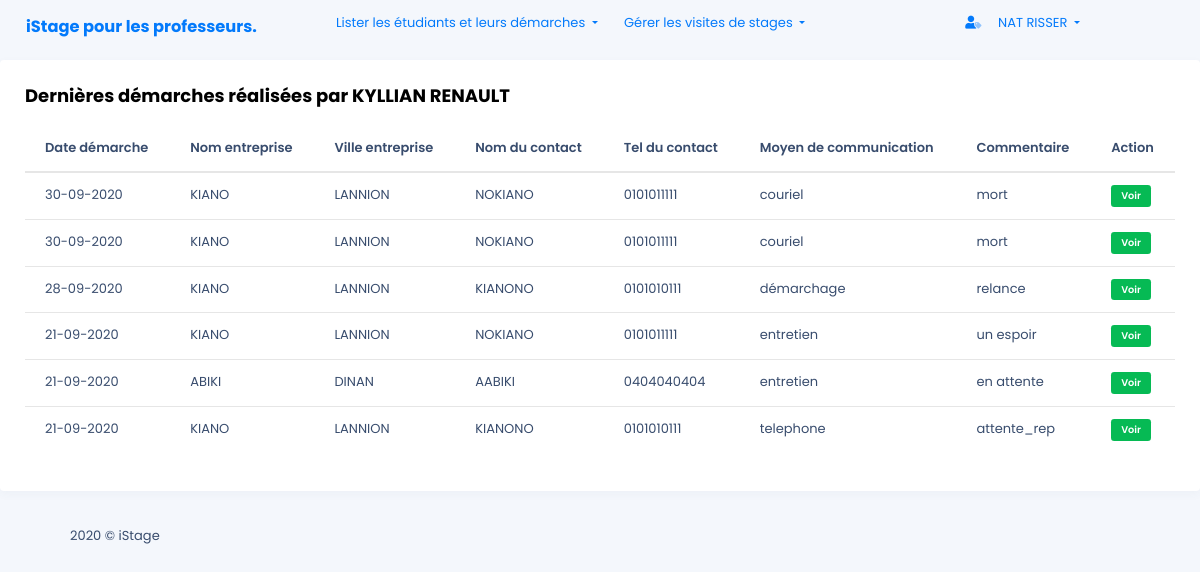
The page /front_end/lister_demarches_prof.php/?id=1 (signed in) on the database its author committed.
### tables this page shows
CREATE TABLE IF NOT EXISTS ETUDIANT
 (
   ID_ETUDIANT SMALLINT  AUTO_INCREMENT ,
   ID_PROF SMALLINT NOT NULL  ,
   ID_CLASSE INTEGER NOT NULL  ,
   ID_SPECIALITE SMALLINT NOT NULL  ,
   NOM_ETUDIANT CHAR(32) NOT NULL  ,
   PRENOM_ETUDIANT CHAR(32) NOT NULL  ,
   ADR_ETUDIANT CHAR(32) NOT NULL  ,
   CP_ETUDIANT CHAR(5) NOT NULL  ,
   VILLE_ETUDIANT CHAR(32) NOT NULL  ,
   EMAIL CHAR(32) NOT NULL  ,
   TEL_ETUDIANT CHAR(10) NOT NULL ,
   MDP VARCHAR(100) NOT NULL
   , PRIMARY KEY (ID_ETUDIANT) 
 );

CREATE TABLE IF NOT EXISTS SALARIE
 (
   ID_SALARIE SMALLINT  AUTO_INCREMENT ,
   ID_ENTREPRISE SMALLINT NOT NULL  ,
   NOM_SALARIE CHAR(32) NOT NULL  ,
   PRENOM_SALARIE CHAR(32) NOT NULL  ,
   TEL_SALARIE CHAR(10) NOT NULL  ,
   EMAIL_SALARIE CHAR(32) NOT NULL  
   , PRIMARY KEY (ID_SALARIE) 
 );

CREATE TABLE IF NOT EXISTS DEMARCHE
 (
   ID_DEMARCHE SMALLINT AUTO_INCREMENT ,
   ID_ETUDIANT SMALLINT NOT NULL  ,
   ID_MOYEN SMALLINT NOT NULL  ,
   ID_SALARIE SMALLINT NOT NULL  ,
   DATE_DEMARCHE DATETIME NOT NULL  ,
   COMMENTAIRE CHAR(255) NOT NULL  
   , PRIMARY KEY (ID_DEMARCHE) 
 );

CREATE TABLE IF NOT EXISTS ENTREPRISE
 (
   ID_ENTREPRISE SMALLINT AUTO_INCREMENT ,
   NOM_ENTREPRISE CHAR(32) NOT NULL  ,
   ADRESSE_ENTREPRISE CHAR(255) NOT NULL  ,
   CP_ENTREPRISE CHAR(5) NOT NULL  ,
   VILLE_ENTREPRISE CHAR(32) NOT NULL  ,
   TEL_ENTREPRISE CHAR(10) NOT NULL  ,
   EMAIL_ENTREPRISE CHAR(32) NOT NULL  ,
   REFUS_ANNEESIO1 BOOLEAN NOT NULL DEFAULT FALSE ,
   REFUS_ANNEE_SIO2 BOOLEAN NOT NULL  DEFAULT FALSE
   , PRIMARY KEY (ID_ENTREPRISE) 
 );

CREATE TABLE IF NOT EXISTS MOYENCOM
 (
   ID_MOYEN SMALLINT AUTO_INCREMENT ,
   LIBELLE_MOYEN CHAR(32) NOT NULL  
   , PRIMARY KEY (ID_MOYEN) 
 );

### back_end/show-dem-prof.php (called while the page is built, shortened)
<?php
function demarches($id_etudiant, $db)
{
    $stmt = $db->prepare(
        "SELECT DATE_DEMARCHE, NOM_ENTREPRISE,VILLE_ENTREPRISE, NOM_SALARIE,
           TEL_SALARIE ,COMMENTAIRE, LIBELLE_MOYEN, ID_ETUDIANT, ID_DEMARCHE
        FROM salarie,demarche,entreprise,moyencom
        WHERE MOYENCOM.ID_MOYEN=DEMARCHE.ID_MOYEN AND
              DEMARCHE.ID_SALARIE=SALARIE.ID_SALARIE AND
            ENTREPRISE.ID_ENTREPRISE= SALARIE.ID_ENTREPRISE AND
            DEMARCHE.ID_ETUDIANT=:id
        ORDER BY DATE_DEMARCHE  DESC"
    );
    $stmt->bindValue(':id', $id_etudiant, PDO::PARAM_INT);
    $stmt->execute();
    $demarches = $stmt->fetchAll(PDO::FETCH_BOTH);
    $stmt = $db->prepare(
        "SELECT ID_ETUDIANT, PRENOM_ETUDIANT, NOM_ETUDIANT
        FROM etudiant
        WHERE ETUDIANT.ID_ETUDIANT=:id"
    );
    $stmt->bindValue(':id', $id_etudiant, PDO::PARAM_INT);
    $stmt->execute();
    $etudiant = $stmt->fetchAll(PDO::FETCH_BOTH)[0];
    return [$demarches, $etudiant];
}
?>

### front_end/lister_demarches_prof.php (the view, shortened to what this page needs)
<!DOCTYPE html>
<html lang="fr">
<?php
include '../includes/header.php';
include '../back_end/show-dem-prof.php';
$requete = demarches($_GET["id"], $db);
$demarches = $requete[0];
$nomEtudiant = $requete[1]["PRENOM_ETUDIANT"] . " " . $requete[1]["NOM_ETUDIANT"];
?>
<body>
    <?php include '../includes/barnav.php'; ?>
    <div class="row">
        <div class="col-md-12">
            <div class="card">
                <div class="card-body">
                    <h5 class="card-title">Dernières démarches réalisées par <?php echo $nomEtudiant; ?></h5>
                    <div class="table-responsive">
                        <table class="table">
                            <thead>
                                <tr>
                                    <th scope="col">Date démarche</th>
                                    <th scope="col">Nom entreprise</th>
                                    <th scope="col">Ville entreprise</th>
                                    <th scope="col">Nom du contact</th>
                                    <th scope="col">Tel du contact</th>
                                    <th scope="col">Moyen de communication</th>
                                    <th scope="col">Commentaire</th>
                                    <th scope="col">Action</th>
                                </tr>
                            </thead>
                            <tbody>
                                <?php
                foreach ($demarches as $row) {
                    echo '
                                    <tr>
                                        <td>' . join('-', array_reverse(explode('-', substr($row['DATE_DEMARCHE'], 0, 10)))) . '</td>
                                        <td>' . $row['NOM_ENTREPRISE'] . '</td>
                                        <td>' . $row['VILLE_ENTREPRISE'] . '</td>
                                        <td>' . $row['NOM_SALARIE'] . '</td>
                                        <td>' . $row['TEL_SALARIE'] . '</td>
                                        <td>' . $row['LIBELLE_MOYEN'] . '</td>
                                        <td>' . $row['COMMENTAIRE'] . '</td>
                                        <td>
                                        <a href="../contact_entreprise_prof.php?id='.$row["ID_ETUDIANT"].'&dem=' . $row['ID_DEMARCHE'] . '" ><span class="badge badge-success">Voir</span></a>
                                        </td>
                                    </tr>
                                ';
                } ?>
                            </tbody>
                        </table>
                    </div>
                </div>
            </div>
        </div>
    </div>
    <div class="lime-footer">
        <div class="container">
            <div class="row">
                <div class="col-md-12">
                    <span class="footer-text">2020 © iStage</span>
                </div>
            </div>
        </div>
    </div>
</body>
</html>

### assets/css/custom.css (style rules this page uses)
body { font-size: 1rem; font-family: Roboto, sans-serif; font-weight: initial; line-height: normal; -webkit-font-smoothing: antialiased }
.h1, .h2, .h3, .h4, .h5, .h6, h1, h2, h3, h4, h5, h6 { font-weight: 700 }
.h5, h5 { font-size: 1rem }
body, html { overflow-x: hidden; padding-right: 0 !important }
* { box-sizing: border-box }

### rows shown on the page
etudiant: nomEtudiant "KYLLIAN RENAULT"
salarie: demarche.DATE_DEMARCHE "30-09-2020", ID_ENTREPRISE.NOM_ENTREPRISE "KIANO", ID_ENTREPRISE.VILLE_ENTREPRISE "LANNION", NOM_SALARIE "NOKIANO", TEL_SALARIE "0101011111", moyencom.LIBELLE_MOYEN "couriel", demarche.COMMENTAIRE "mort", demarche.DATE_DEMARCHE "21-09-2020", moyencom.LIBELLE_MOYEN "entretien", demarche.COMMENTAIRE "un espoir"
salarie: demarche.DATE_DEMARCHE "28-09-2020", ID_ENTREPRISE.NOM_ENTREPRISE "KIANO", ID_ENTREPRISE.VILLE_ENTREPRISE "LANNION", NOM_SALARIE "KIANONO", TEL_SALARIE "0101010111", moyencom.LIBELLE_MOYEN "démarchage", demarche.COMMENTAIRE "relance", demarche.DATE_DEMARCHE "21-09-2020", moyencom.LIBELLE_MOYEN "telephone", demarche.COMMENTAIRE "attente_rep"
salarie: demarche.DATE_DEMARCHE "21-09-2020", ID_ENTREPRISE.NOM_ENTREPRISE "ABIKI", ID_ENTREPRISE.VILLE_ENTREPRISE "DINAN", NOM_SALARIE "AABIKI", TEL_SALARIE "0404040404", moyencom.LIBELLE_MOYEN "entretien", demarche.COMMENTAIRE "en attente"

### other values the page prints
$_SESSION['prenom'] "NAT"
$_SESSION['nom'] "RISSER"
